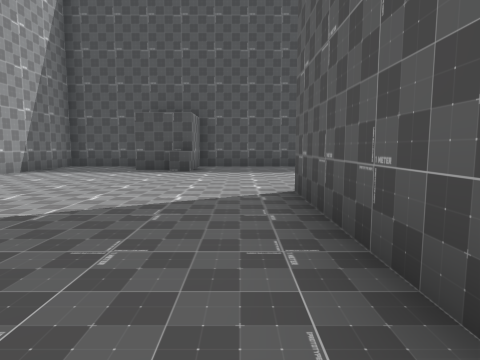
[1] (above)

19 first-person views from a walk through a scene from a Unity 3-D project. The camera is 1.2 m above the floor, tilts 6° down and sees 75° across. The floor is counted in squares, 2 m on a side. Each view is taken from the middle of a square. On the plan, view 1 faces up. The plan holds only what a view shows up to about 9 squares ahead; the rest is blank. The place goes on beyond the plan. The player character is not drawn.

[2]
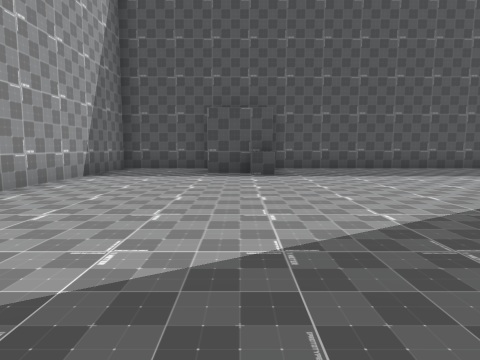

[3]
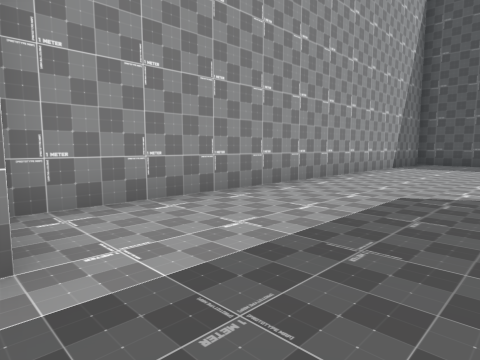

[4]
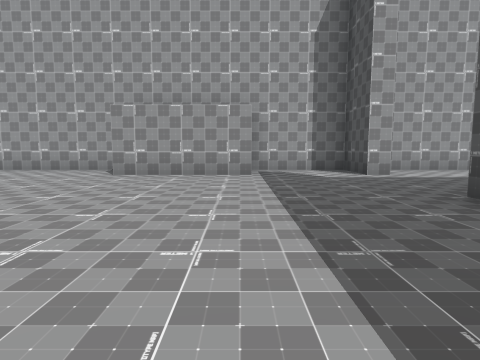

[5]
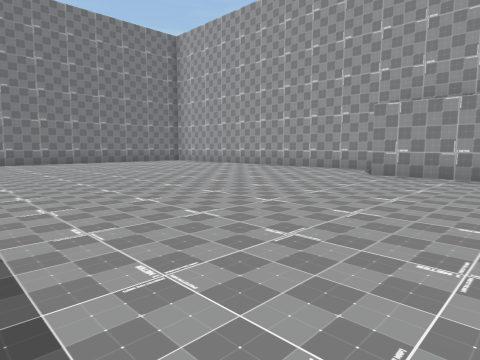

[6]
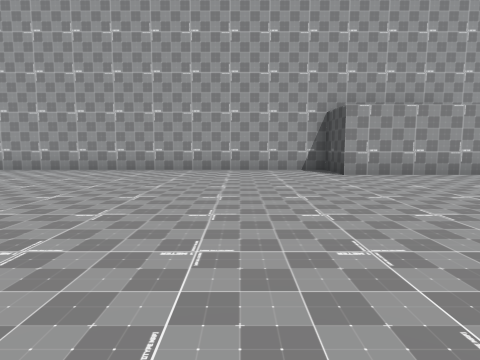

[7]
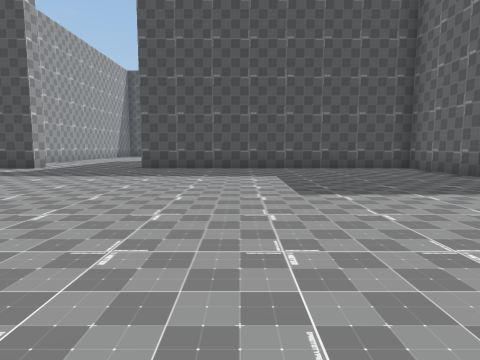

[8]
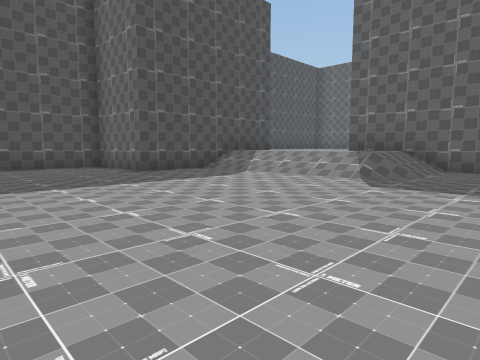

[9]
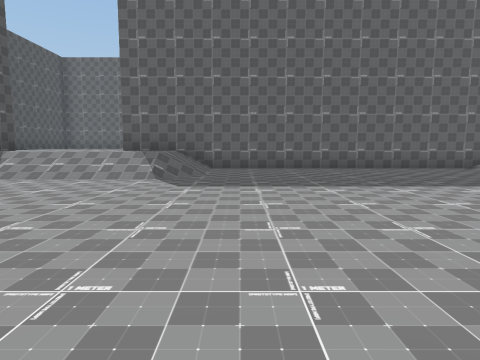

[10]
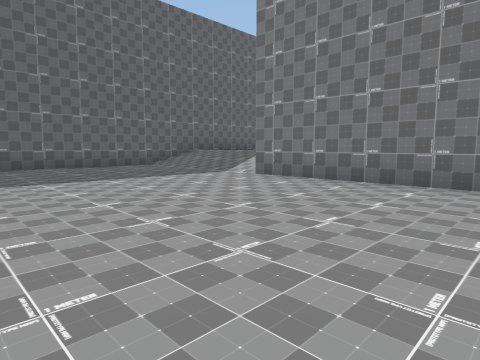

[11]
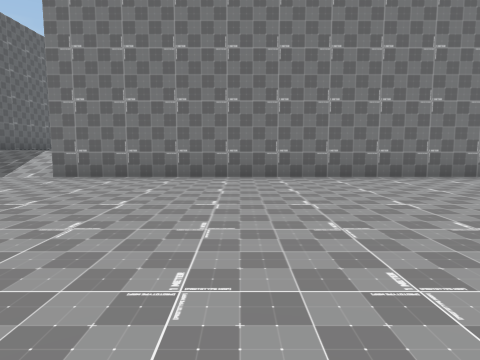

[12]
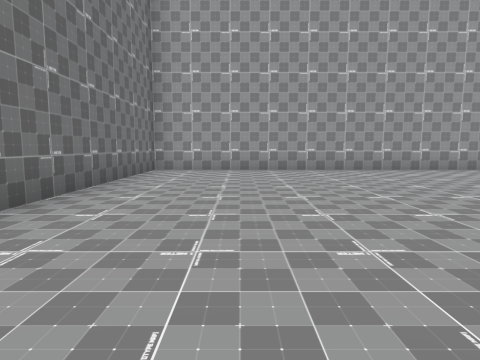

[13]
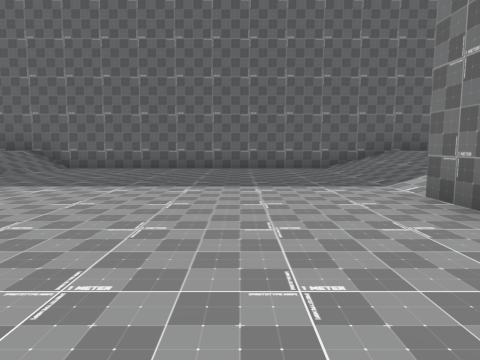

[14]
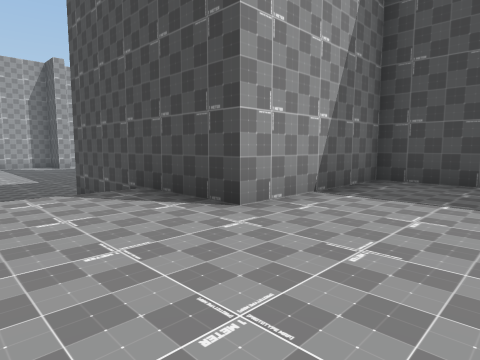

[15]
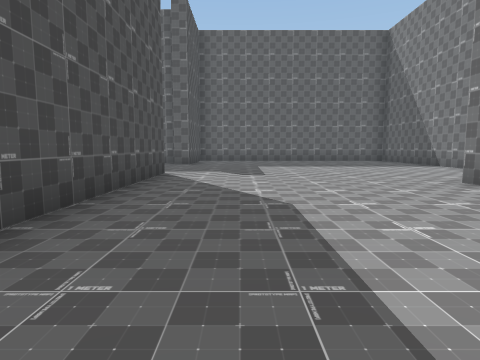

[16]
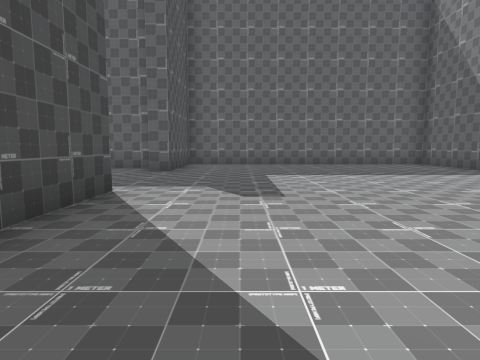

[17]
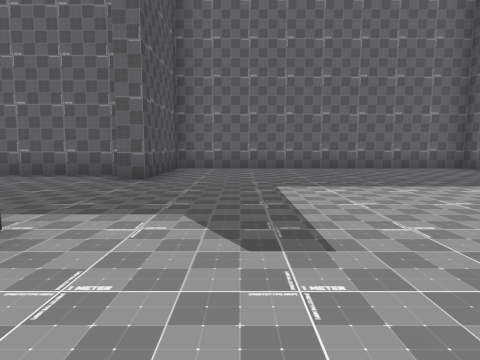

[18]
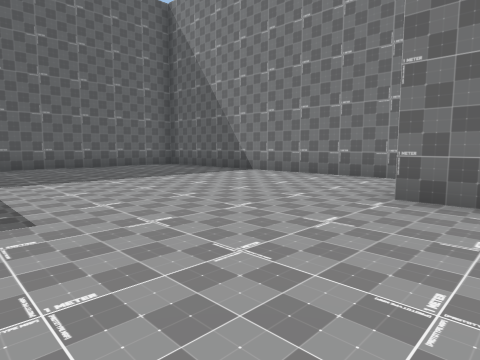

[19]
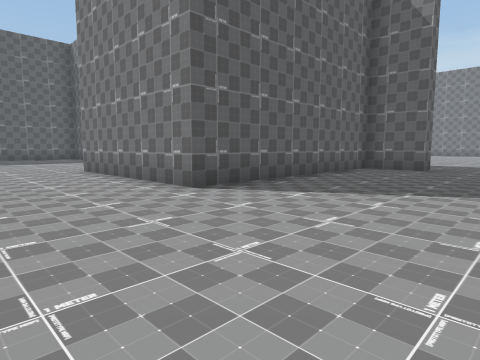

### Floor plan
Key: @ floor where view 1 was taken; # wall or solid block; . main floor; : floor 1 m higher than the main floor; / step, stairs or slope.
Columns run from 6 left of view 1 to 14 right of it. Each row starts with its distance up from view 1.
 13                  .#
 12                 ..#
 11               ....#
 10 ##############...####
  9 #...#...............#
  8 #...#...............#
  7 #...................#
  6 #...................#
  5 #...................#
  4 #......#####........#
  3 #......#    ........#
  2 #......#    ........#
  1 #......#    #########
  0 #.....@#
 -1 #......#         ###
 -2 ###...########   #::
 -3 #............#   #:::
 -4 #............#####:::
 -5 ###............/:::::
 -6  ##............/:::::
 -7 ###............/:::::
 -8 #............../::#
 -9 #............../::#
-10 #...............//#
-11 #.................#
-12 #.................#
-13 #.................#
-14 #.................#
-15 #.................#
-16 #.................#
-17 #.................#
-18 #############/////#

Where each view was taken, in squares from view 1:
view 1: 0 up, 0 right, facing up
view 2: 1 up, 2 left, facing up
view 3: 2 down, 2 left, facing up-left
view 4: 5 down, 3 right, facing left
view 5: 5 down, 3 right, facing down-left
view 6: 10 down, 3 right, facing left
view 7: 11 down, 2 right, facing up
view 8: 12 down, 3 right, facing up-right
view 9: 11 down, 3 right, facing right
view 10: 12 down, 2 right, facing down-right
view 11: 11 down, 3 right, facing down
view 12: 15 down, 3 right, facing left
view 13: 15 down, 3 right, facing right
view 14: 7 down, 14 right, facing up-left
view 15: 8 up, 0 right, facing right
view 16: 8 up, 3 right, facing right
view 17: 8 up, 5 right, facing right
view 18: 8 up, 4 right, facing down-right
view 19: 7 up, 3 left, facing down-right
